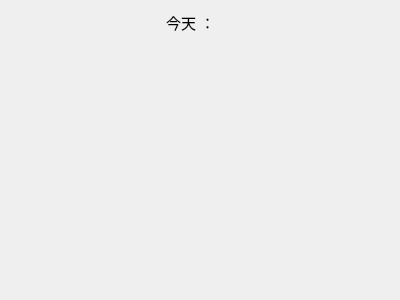
<?xml version="1.0" encoding="UTF-8"?>
<ui version="4.0">
 <class>Today_Activities</class>
 <widget class="QWidget" name="Today_Activities">
  <property name="geometry">
   <rect>
    <x>0</x>
    <y>0</y>
    <width>400</width>
    <height>300</height>
   </rect>
  </property>
  <property name="windowTitle">
   <string>Form</string>
  </property>
  <layout class="QVBoxLayout" name="verticalLayout">
   <item>
    <layout class="QGridLayout" name="gridLayout_3">
     <property name="sizeConstraint">
      <enum>QLayout::SetMaximumSize</enum>
     </property>
     <item row="0" column="3">
      <widget class="ClockWidget" name="widget_4" native="true">
       <property name="maximumSize">
        <size>
         <width>128</width>
         <height>16777215</height>
        </size>
       </property>
       <property name="layoutDirection">
        <enum>Qt::LeftToRight</enum>
       </property>
       <property name="autoFillBackground">
        <bool>false</bool>
       </property>
       <property name="styleSheet">
        <string notr="true">position:absolute;
right:0px;</string>
       </property>
      </widget>
     </item>
     <item row="0" column="2">
      <widget class="QLabel" name="label_5">
       <property name="sizePolicy">
        <sizepolicy hsizetype="Preferred" vsizetype="Maximum">
         <horstretch>0</horstretch>
         <verstretch>0</verstretch>
        </sizepolicy>
       </property>
       <property name="maximumSize">
        <size>
         <width>16777215</width>
         <height>300</height>
        </size>
       </property>
       <property name="layoutDirection">
        <enum>Qt::RightToLeft</enum>
       </property>
       <property name="styleSheet">
        <string notr="true">font-size:15px;
border: 2px black solid;</string>
       </property>
       <property name="text">
        <string>今天 ：</string>
       </property>
      </widget>
     </item>
     <item row="0" column="0">
      <widget class="QLabel" name="label_3">
       <property name="text">
        <string/>
       </property>
      </widget>
     </item>
     <item row="0" column="1">
      <spacer name="horizontalSpacer_4">
       <property name="orientation">
        <enum>Qt::Horizontal</enum>
       </property>
       <property name="sizeType">
        <enum>QSizePolicy::Maximum</enum>
       </property>
       <property name="sizeHint" stdset="0">
        <size>
         <width>40</width>
         <height>20</height>
        </size>
       </property>
      </spacer>
     </item>
    </layout>
   </item>
   <item>
    <spacer name="verticalSpacer_4">
     <property name="orientation">
      <enum>Qt::Vertical</enum>
     </property>
     <property name="sizeHint" stdset="0">
      <size>
       <width>20</width>
       <height>40</height>
      </size>
     </property>
    </spacer>
   </item>
   <item>
    <widget class="ClockWidget" name="widget_3" native="true">
     <property name="maximumSize">
      <size>
       <width>128</width>
       <height>16777215</height>
      </size>
     </property>
     <property name="layoutDirection">
      <enum>Qt::LeftToRight</enum>
     </property>
     <property name="autoFillBackground">
      <bool>false</bool>
     </property>
     <property name="styleSheet">
      <string notr="true">position:absolute;
right:0px;</string>
     </property>
    </widget>
   </item>
  </layout>
 </widget>
 <customwidgets>
  <customwidget>
   <class>ClockWidget</class>
   <extends>QWidget</extends>
   <header>clockwidget.h</header>
   <container>1</container>
  </customwidget>
 </customwidgets>
 <resources/>
 <connections/>
</ui>
